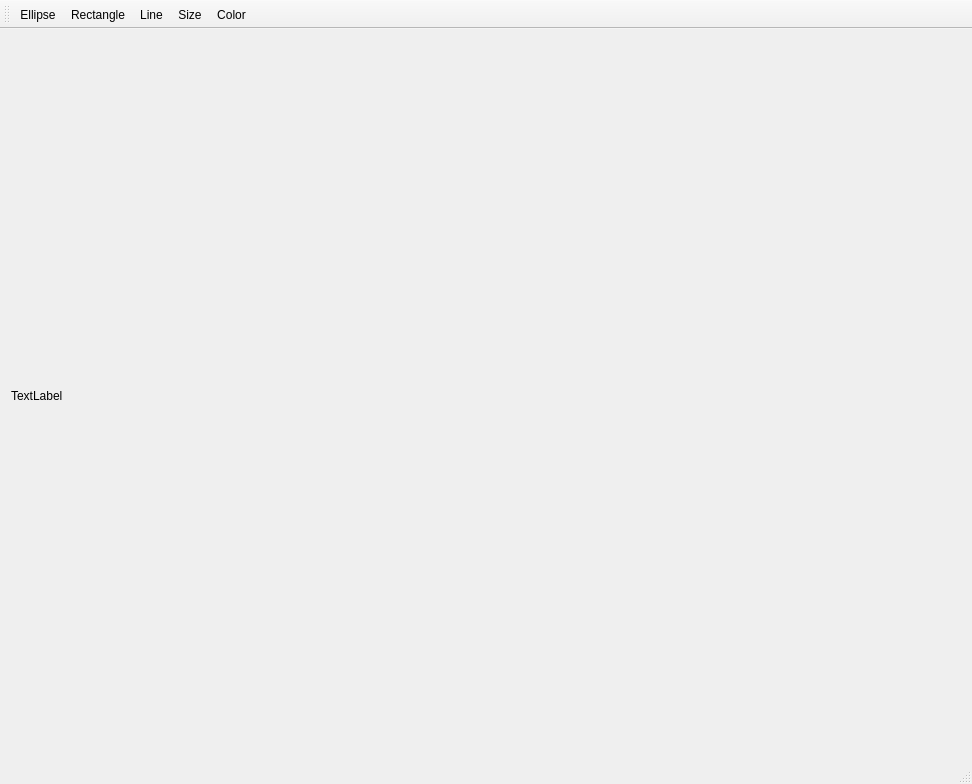
<?xml version="1.0" encoding="UTF-8"?>
<ui version="4.0">
 <class>MainWindow</class>
 <widget class="QMainWindow" name="MainWindow">
  <property name="geometry">
   <rect>
    <x>0</x>
    <y>0</y>
    <width>972</width>
    <height>784</height>
   </rect>
  </property>
  <property name="windowTitle">
   <string>MainWindow</string>
  </property>
  <widget class="QWidget" name="centralWidget">
   <layout class="QVBoxLayout" name="verticalLayout">
    <item>
     <widget class="QLabel" name="label">
      <property name="toolTipDuration">
       <number>0</number>
      </property>
      <property name="text">
       <string>TextLabel</string>
      </property>
     </widget>
    </item>
   </layout>
  </widget>
  <widget class="QMenuBar" name="menuBar">
   <property name="geometry">
    <rect>
     <x>0</x>
     <y>0</y>
     <width>972</width>
     <height>21</height>
    </rect>
   </property>
  </widget>
  <widget class="QToolBar" name="mainToolBar">
   <attribute name="toolBarArea">
    <enum>TopToolBarArea</enum>
   </attribute>
   <attribute name="toolBarBreak">
    <bool>false</bool>
   </attribute>
   <addaction name="actionEllipse"/>
   <addaction name="actionRectangle"/>
   <addaction name="actionLine"/>
   <addaction name="actionSize"/>
   <addaction name="actionColor"/>
  </widget>
  <widget class="QStatusBar" name="statusBar"/>
  <action name="actionEllipse">
   <property name="checkable">
    <bool>true</bool>
   </property>
   <property name="text">
    <string>Ellipse</string>
   </property>
   <property name="toolTip">
    <string>Add an Ellipse</string>
   </property>
  </action>
  <action name="actionRectangle">
   <property name="checkable">
    <bool>true</bool>
   </property>
   <property name="text">
    <string>Rectangle</string>
   </property>
   <property name="toolTip">
    <string>Add a Rectangle</string>
   </property>
  </action>
  <action name="actionLine">
   <property name="checkable">
    <bool>true</bool>
   </property>
   <property name="text">
    <string>Line</string>
   </property>
   <property name="toolTip">
    <string>Add a Line</string>
   </property>
  </action>
  <action name="actionSize">
   <property name="checkable">
    <bool>true</bool>
   </property>
   <property name="text">
    <string>Size</string>
   </property>
   <property name="toolTip">
    <string>Change the Size</string>
   </property>
  </action>
  <action name="actionColor">
   <property name="checkable">
    <bool>true</bool>
   </property>
   <property name="text">
    <string>Color</string>
   </property>
   <property name="toolTip">
    <string>Choose the Color</string>
   </property>
  </action>
 </widget>
 <layoutdefault spacing="6" margin="11"/>
 <resources/>
 <connections>
  <connection>
   <sender>actionEllipse</sender>
   <signal>toggled(bool)</signal>
   <receiver>MainWindow</receiver>
   <slot>addEllipse(bool)</slot>
   <hints>
    <hint type="sourcelabel">
     <x>-1</x>
     <y>-1</y>
    </hint>
    <hint type="destinationlabel">
     <x>432</x>
     <y>384</y>
    </hint>
   </hints>
  </connection>
  <connection>
   <sender>actionRectangle</sender>
   <signal>toggled(bool)</signal>
   <receiver>MainWindow</receiver>
   <slot>addRectangle(bool)</slot>
   <hints>
    <hint type="sourcelabel">
     <x>-1</x>
     <y>-1</y>
    </hint>
    <hint type="destinationlabel">
     <x>432</x>
     <y>384</y>
    </hint>
   </hints>
  </connection>
  <connection>
   <sender>actionLine</sender>
   <signal>toggled(bool)</signal>
   <receiver>MainWindow</receiver>
   <slot>addLine(bool)</slot>
   <hints>
    <hint type="sourcelabel">
     <x>-1</x>
     <y>-1</y>
    </hint>
    <hint type="destinationlabel">
     <x>432</x>
     <y>384</y>
    </hint>
   </hints>
  </connection>
  <connection>
   <sender>actionEllipse</sender>
   <signal>toggled(bool)</signal>
   <receiver>actionLine</receiver>
   <slot>setDisabled(bool)</slot>
   <hints>
    <hint type="sourcelabel">
     <x>-1</x>
     <y>-1</y>
    </hint>
    <hint type="destinationlabel">
     <x>-1</x>
     <y>-1</y>
    </hint>
   </hints>
  </connection>
  <connection>
   <sender>actionEllipse</sender>
   <signal>toggled(bool)</signal>
   <receiver>actionRectangle</receiver>
   <slot>setDisabled(bool)</slot>
   <hints>
    <hint type="sourcelabel">
     <x>-1</x>
     <y>-1</y>
    </hint>
    <hint type="destinationlabel">
     <x>-1</x>
     <y>-1</y>
    </hint>
   </hints>
  </connection>
  <connection>
   <sender>actionLine</sender>
   <signal>toggled(bool)</signal>
   <receiver>actionEllipse</receiver>
   <slot>setDisabled(bool)</slot>
   <hints>
    <hint type="sourcelabel">
     <x>-1</x>
     <y>-1</y>
    </hint>
    <hint type="destinationlabel">
     <x>-1</x>
     <y>-1</y>
    </hint>
   </hints>
  </connection>
  <connection>
   <sender>actionLine</sender>
   <signal>toggled(bool)</signal>
   <receiver>actionRectangle</receiver>
   <slot>setDisabled(bool)</slot>
   <hints>
    <hint type="sourcelabel">
     <x>-1</x>
     <y>-1</y>
    </hint>
    <hint type="destinationlabel">
     <x>-1</x>
     <y>-1</y>
    </hint>
   </hints>
  </connection>
  <connection>
   <sender>actionRectangle</sender>
   <signal>toggled(bool)</signal>
   <receiver>actionEllipse</receiver>
   <slot>setDisabled(bool)</slot>
   <hints>
    <hint type="sourcelabel">
     <x>-1</x>
     <y>-1</y>
    </hint>
    <hint type="destinationlabel">
     <x>-1</x>
     <y>-1</y>
    </hint>
   </hints>
  </connection>
  <connection>
   <sender>actionRectangle</sender>
   <signal>toggled(bool)</signal>
   <receiver>actionLine</receiver>
   <slot>setDisabled(bool)</slot>
   <hints>
    <hint type="sourcelabel">
     <x>-1</x>
     <y>-1</y>
    </hint>
    <hint type="destinationlabel">
     <x>-1</x>
     <y>-1</y>
    </hint>
   </hints>
  </connection>
  <connection>
   <sender>actionSize</sender>
   <signal>triggered(bool)</signal>
   <receiver>MainWindow</receiver>
   <slot>changingSize(bool)</slot>
   <hints>
    <hint type="sourcelabel">
     <x>-1</x>
     <y>-1</y>
    </hint>
    <hint type="destinationlabel">
     <x>485</x>
     <y>391</y>
    </hint>
   </hints>
  </connection>
  <connection>
   <sender>MainWindow</sender>
   <signal>untoggleBoxFunc(bool)</signal>
   <receiver>actionSize</receiver>
   <slot>setChecked(bool)</slot>
   <hints>
    <hint type="sourcelabel">
     <x>485</x>
     <y>391</y>
    </hint>
    <hint type="destinationlabel">
     <x>-1</x>
     <y>-1</y>
    </hint>
   </hints>
  </connection>
  <connection>
   <sender>actionColor</sender>
   <signal>triggered(bool)</signal>
   <receiver>MainWindow</receiver>
   <slot>changedColor(bool)</slot>
   <hints>
    <hint type="sourcelabel">
     <x>-1</x>
     <y>-1</y>
    </hint>
    <hint type="destinationlabel">
     <x>485</x>
     <y>391</y>
    </hint>
   </hints>
  </connection>
  <connection>
   <sender>MainWindow</sender>
   <signal>untoggleBoxFunc(bool)</signal>
   <receiver>actionColor</receiver>
   <slot>setChecked(bool)</slot>
   <hints>
    <hint type="sourcelabel">
     <x>485</x>
     <y>391</y>
    </hint>
    <hint type="destinationlabel">
     <x>-1</x>
     <y>-1</y>
    </hint>
   </hints>
  </connection>
 </connections>
 <slots>
  <signal>addingEllipse(bool)</signal>
  <signal>untoggleBoxFunc(bool)</signal>
  <slot>addEllipse(bool)</slot>
  <slot>addRectangle(bool)</slot>
  <slot>addLine(bool)</slot>
  <slot>changingSize(bool)</slot>
  <slot>changedColor(bool)</slot>
 </slots>
</ui>
